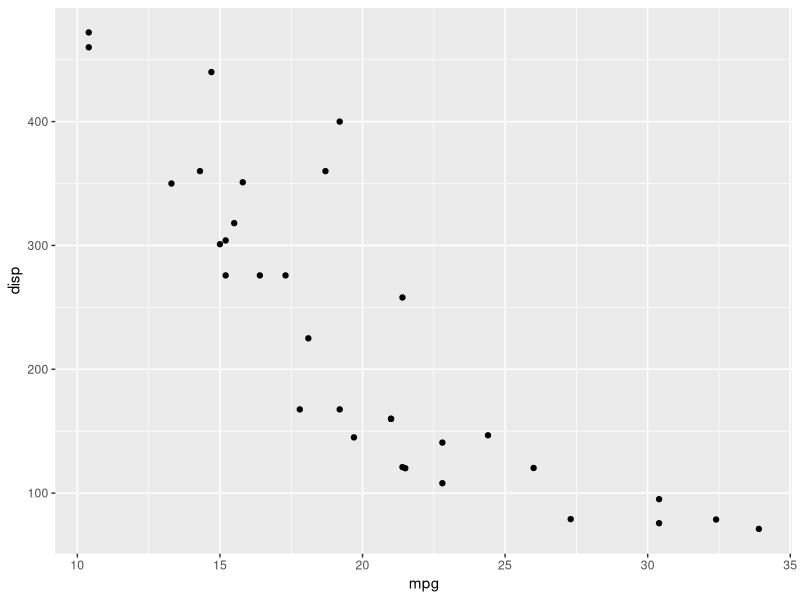
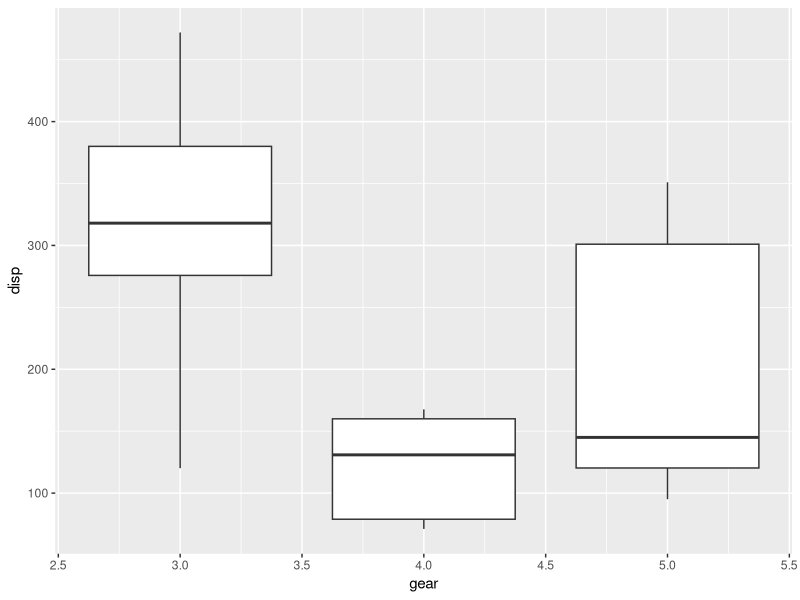
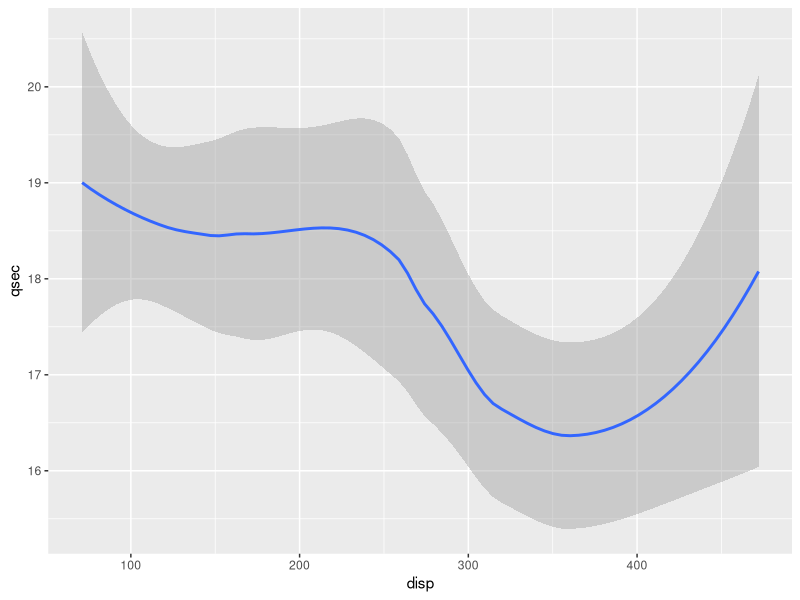
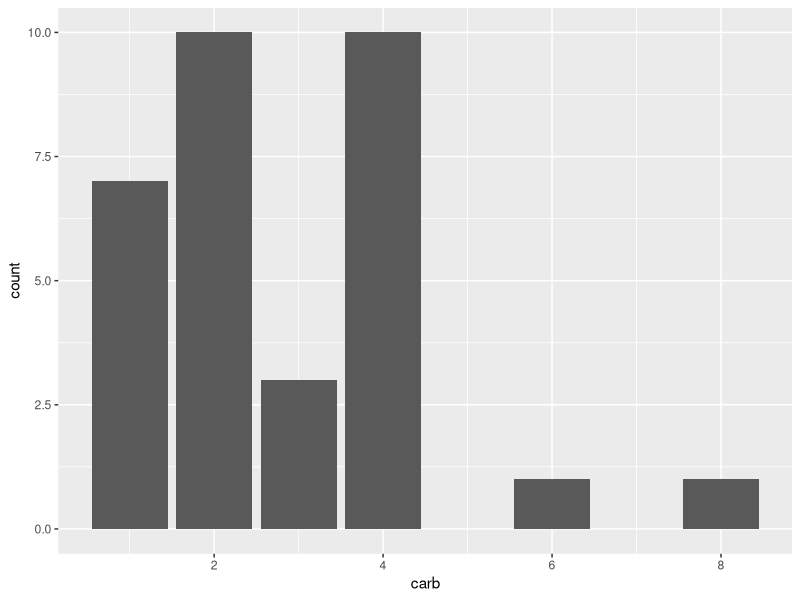
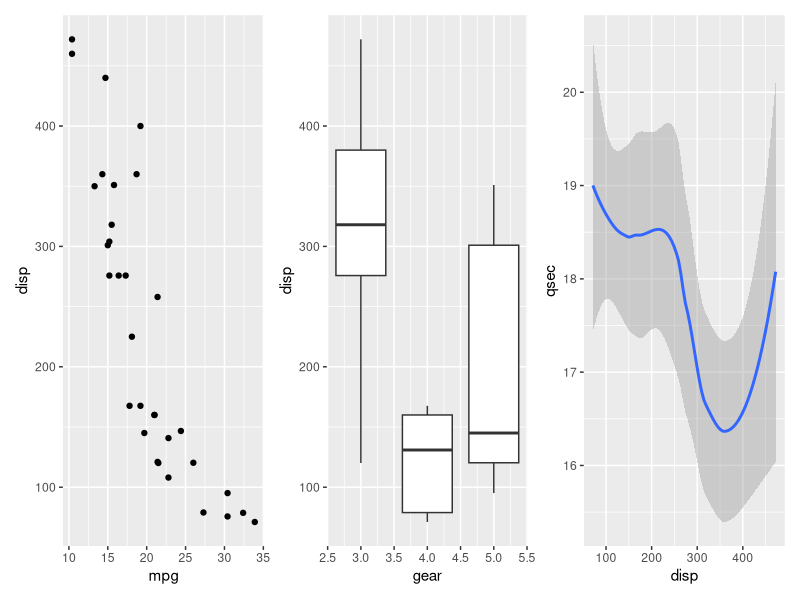
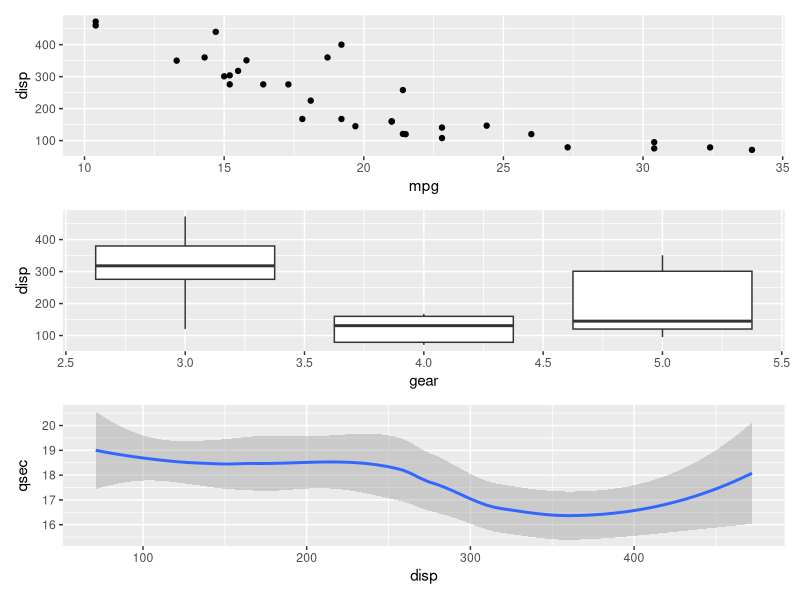
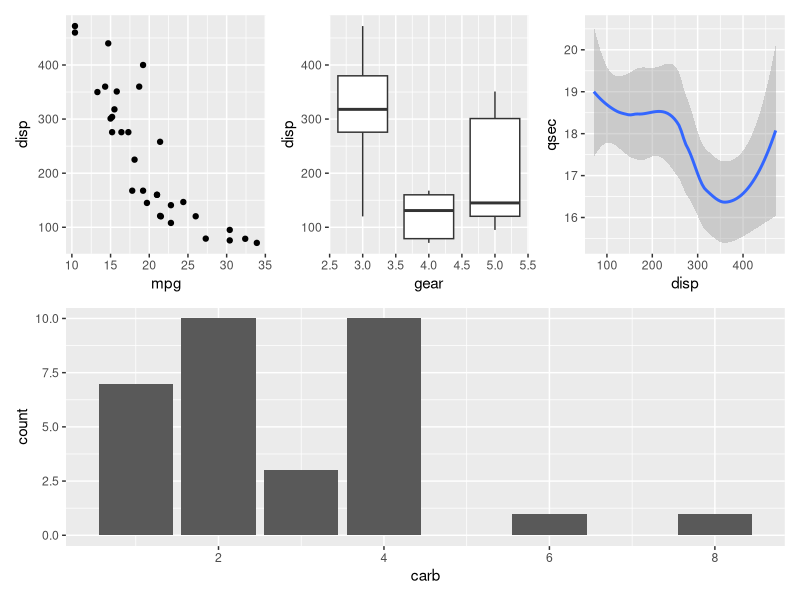
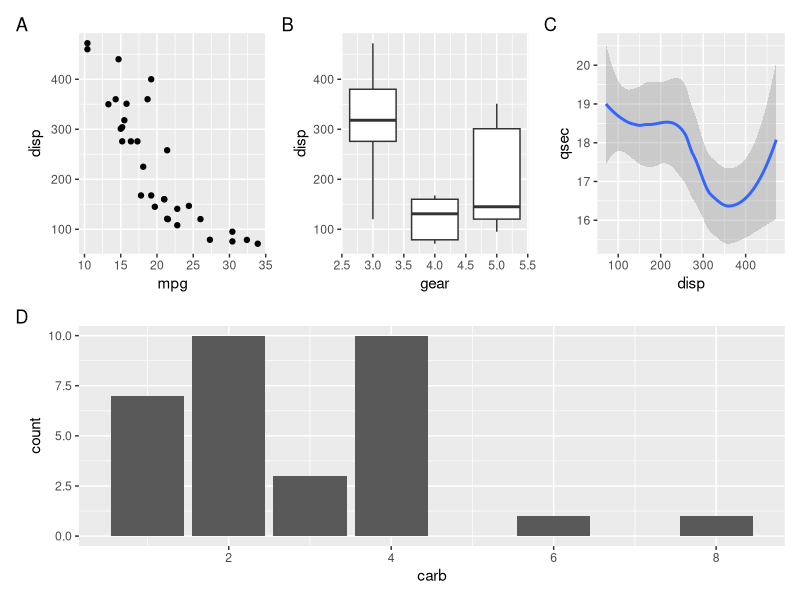

Here is the R script that generated these plots, in order:
## ---- chunk 1
library(purrr)
library(tufte)
library(tidyverse)
library(patchwork)
library(cowplot)
library(lubridate)
# invalidate cache when the tufte version changes
knitr::opts_chunk$set(tidy = FALSE, warning = FALSE, message = FALSE, eval = FALSE,  echo=TRUE, comment = "", cache.extra = packageVersion('tufte'))
options(htmltools.dir.version = FALSE)

p1 <- ggplot(mtcars) + 
  geom_point(aes(mpg, disp))

p2 <- ggplot(mtcars) + 
  geom_boxplot(aes(gear, disp, group = gear))

p3 <- ggplot(mtcars) + 
  geom_smooth(aes(disp, qsec))

p4 <- ggplot(mtcars) + 
  geom_bar(aes(carb))
## ---- chunk 2
mtcars
## ---- chunk 3
p1 <- ggplot(mtcars) + 
  geom_point(aes(mpg, disp))
p1  

p2 <- ggplot(mtcars) + 
  geom_boxplot(aes(gear, disp, group = gear))
p2

p3 <- ggplot(mtcars) + 
  geom_smooth(aes(disp, qsec))
p3

p4 <- ggplot(mtcars) + 
  geom_bar(aes(carb))
p4
## ---- chunk 4
p1 | p2 | p3
## ---- chunk 5
p1 / p2 / p3
## ---- chunk 6
(p1 | p2 | p3 ) / p4
## ---- chunk 7
(p1 | p2 | p3 ) / p4 +
  plot_annotation(
    tag_levels = "A"
  )
## ---- chunk 8
(p1 | p2 | p3 ) / p4 +
  plot_annotation(
    tag_levels = "A",
    title = "Various observations about old cars"
  )
## ---- chunk 9
(p1 | p2) & theme_bw()
